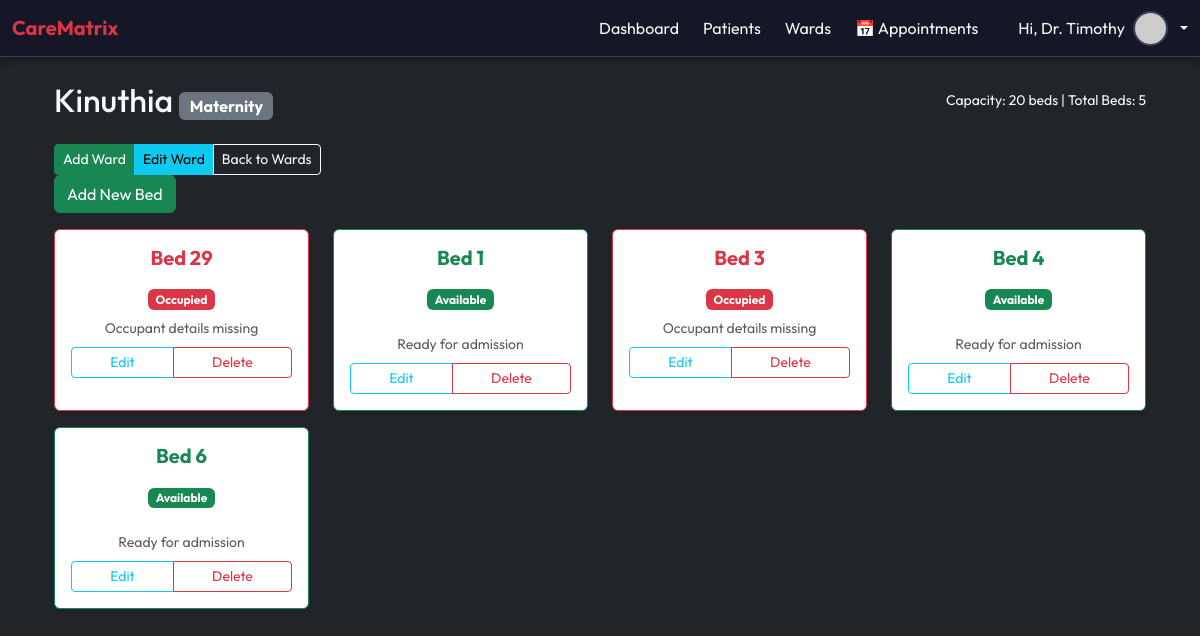
Screenshot of /patients/wards/1/ (signed in) with the database file from the repository.
### patients/models.py (models this page shows, shortened)
class Ward(models.Model):
    WARD_TYPES = (
        ('General', 'General'),
        ('ICU', 'ICU'),
        ('Maternity', 'Maternity'),
        ('Pediatric', 'Pediatric'),
    )
    name = models.CharField(max_length=100)
    ward_type = models.CharField(max_length=20, choices=WARD_TYPES, default='General')
    capacity = models.IntegerField(default=0)

class Bed(models.Model):
    ward = models.ForeignKey(Ward, related_name='beds', on_delete=models.CASCADE)
    bed_number = models.CharField(max_length=20)
    is_occupied = models.BooleanField(default=False)

### patients/views.py (the view)
# urls.py: path('wards/<int:pk>/', views.ward_detail, name='ward_detail'),
@login_required
def ward_detail(request, pk):
    ward = get_object_or_404(Ward, pk=pk)
    beds = ward.beds.all().select_related('occupant')
    return render(request, 'patients/ward_detail.html', {'ward': ward, 'beds': beds})

### patients/templates/patients/ward_detail.html (shortened to what this page needs)
{% extends "base.html" %}
{% block content %}
<div class="container mt-4">
    <div class="mt-4 pb-4">
        <div class="d-flex justify-content-between align-items-center mb-4">
            <h2 class="text-light m-0">{{ ward.name }} <span class="badge bg-secondary fs-6">{{ ward.ward_type }}</span></h2>
            <p class="text-light small m-0">Capacity: {{ ward.capacity }} beds | Total Beds: {{ ward.beds.count }}</p>
            </div>
        <div class="btn-group" role="group">
            <a href="{% url 'patients:ward_create' %}" class="btn btn-success btn-sm">Add Ward</a>
            <a href="{% url 'patients:ward_update' ward.pk %}" class="btn btn-info btn-sm">Edit Ward</a>
            <a href="{% url 'patients:ward_list' %}" class="btn btn-outline-light btn-sm">Back to Wards</a>
        </div>
         <div class="mb-3">
            <a href="{% url 'patients:bed_create' ward.pk %}" class="btn btn-success">
                 Add New Bed
            </a>
        </div>
        <div class="row">
        {% for bed in beds %}
            <div class="col-lg-3 col-md-4 col-sm-6 mb-3">
                {% if bed.is_occupied %}
                    <div class="card shadow-sm border-danger h-100">
                        <div class="card-body text-center">
                            <h5 class="card-title fw-bold text-danger mb-3">Bed {{ bed.bed_number }}</h5>
                            <span class="badge bg-danger mb-2">Occupied</span>
                            {% if bed.occupant %}
                                <p class="text-dark small mb-1 fw-bold">{{ bed.occupant.first_name }} {{ bed.occupant.last_name }}</p>
                                <a href="{% url 'patients:patient_detail' bed.occupant.id %}" class="btn btn-sm btn-outline-danger mt-2">View Patient</a>
                            {% else %}
                                <p class="text-muted small mb-0">Occupant details missing</p>
                            {% endif %}
                              <div class="mt-2 btn-group btn-group-sm w-100" role="group">
                                <a href="{% url 'patients:bed_update' bed.pk %}" class="btn btn-outline-info">Edit</a>
                                <a href="{% url 'patients:bed_delete' bed.pk %}" class="btn btn-outline-danger">Delete</a>
                            </div>
                        </div>
                    </div>
                {% else %}
                    <div class="card shadow-sm border-success h-100">
                        <div class="card-body text-center">
                            <h5 class="card-title fw-bold text-success mb-3">Bed {{ bed.bed_number }}</h5>
                            <span class="badge bg-success mb-2">Available</span>
                            <p class="text-muted small mb-0 mt-3">Ready for admission</p>
                            <div class="mt-2 btn-group btn-group-sm w-100" role="group">
                                <a href="{% url 'patients:bed_update' bed.pk %}" class="btn btn-outline-info">Edit</a>
                                <a href="{% url 'patients:bed_delete' bed.pk %}" class="btn btn-outline-danger">Delete</a>
                            </div>
                        </div>
                    </div>
                {% endif %}
            </div>
        {% empty %}
            <div class="col-12">
                <div class="alert alert-warning">No beds have been added to this ward yet.</div>
                <a href="{% url 'patients:bed_create' ward.pk %}" class="alert-link">Click to add one</a>
            </div>
        {% endfor %}
        </div>
    </div>
</div>
{% endblock %}

### accounts/templates/base.html (shortened to what this page needs)
<!DOCTYPE html>
{% load static %}
<html>
<head>
    <link href="https://cdn.jsdelivr.net/npm/bootstrap@5.3.2/dist/css/bootstrap.min.css" rel="stylesheet">
</head>
<body class="bg-dark text-light">
<body class="bg-light">
<nav class="navbar navbar-expand-lg">
  <div class="container-fluid">
    <a class="navbar-brand text-danger fw-bold" href="{% url 'dashboard:dashboard_home' %}">
         CareMatrix
    </a>
    <div class="d-flex align-items-center gap-4">
      <a class="nav-link text-light text-decoration-none" href="{% url 'dashboard:dashboard_home' %}">Dashboard</a>
      <a class="nav-link text-light text-decoration-none" href="{% url 'patients:patient_list' %}">Patients</a>
      <a class="nav-link text-light text-decoration-none" href="{% url 'patients:ward_list' %}">Wards</a>
      <a class="nav-link text-light text-decoration-none" href="{% url 'patients:appointment_list' %}">📅 Appointments</a>
      {% if user.is_authenticated %}
      <div class="dropdown ms-3">
        <a class="text-decoration-none text-light d-flex align-items-center gap-2 dropdown-toggle" href="#" role="button" id="profileDropdown" data-bs-toggle="dropdown" aria-expanded="false">
            <span class="d-none d-sm-inline">
                Hi, {% if user.is_superuser %}Admin{% else %}Dr. {{ user.first_name }}{% endif %}
            </span>
            <img src="https://ui-avatars.com/api/?name={{ user.first_name|default:user.username }}&background=dc3545&color=fff" alt="Profile" class="profile-img">
        </a>
      </div>
      {% endif %}
    </div>
  </div>
</nav>
<div class="container mt-4">
    {% block content %}{% endblock %}
</div>
</body>
</html>

### accounts/templates/base.html (style rules this page uses)
:root { --main-bg: #1B1E32; --card-bg: #282B40; --primary: #0d6efd; --accent: #dc3545; --text-color: #f8f9fa; --border-color: #3b3f5c; --nav-bg: #151726; }
body { font-family: 'Outfit', sans-serif; background: var(--main-bg); color: var(--text-color); min-height: 100vh; }
.navbar { background-color: var(--nav-bg) !important; box-shadow: 0 4px 6px rgba(0,0,0,0.3); border-bottom: 1px solid var(--border-color); }
.profile-img { width: 35px; height: 35px; border-radius: 50%; object-fit: cover; border: 2px solid var(--border-color); }

### rows the page displays
Ward: name "Kinuthia", ward_type "Maternity", capacity "20", beds.count "5"
Bed: bed_number "29", shows "Occupant details missing"
Bed: bed_number "1"
Bed: bed_number "3", shows "Occupant details missing"
Bed: bed_number "4"
Bed: bed_number "6"

### other values shown
{{ user.first_name }} "Timothy"
